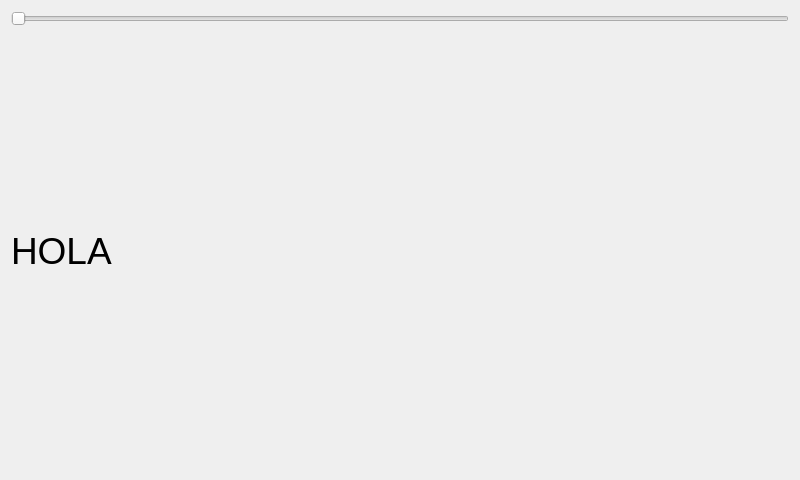
<?xml version="1.0" encoding="UTF-8"?>
<ui version="4.0">
 <class>MainWindow</class>
 <widget class="QMainWindow" name="MainWindow">
  <property name="geometry">
   <rect>
    <x>0</x>
    <y>0</y>
    <width>800</width>
    <height>480</height>
   </rect>
  </property>
  <property name="windowTitle">
   <string>MainWindow</string>
  </property>
  <widget class="QWidget" name="centralWidget">
   <layout class="QVBoxLayout" name="verticalLayout">
    <item>
     <widget class="QSlider" name="horizontalSlider">
      <property name="maximum">
       <number>360</number>
      </property>
      <property name="orientation">
       <enum>Qt::Horizontal</enum>
      </property>
     </widget>
    </item>
    <item>
     <widget class="QLabel" name="label">
      <property name="font">
       <font>
        <pointsize>28</pointsize>
       </font>
      </property>
      <property name="text">
       <string>HOLA</string>
      </property>
     </widget>
    </item>
   </layout>
  </widget>
 </widget>
 <layoutdefault spacing="6" margin="11"/>
 <resources/>
 <connections/>
</ui>
